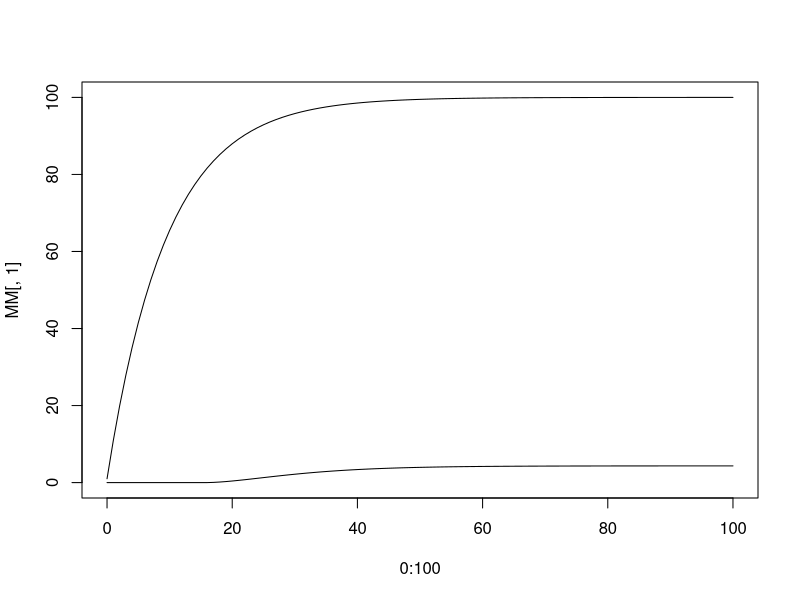
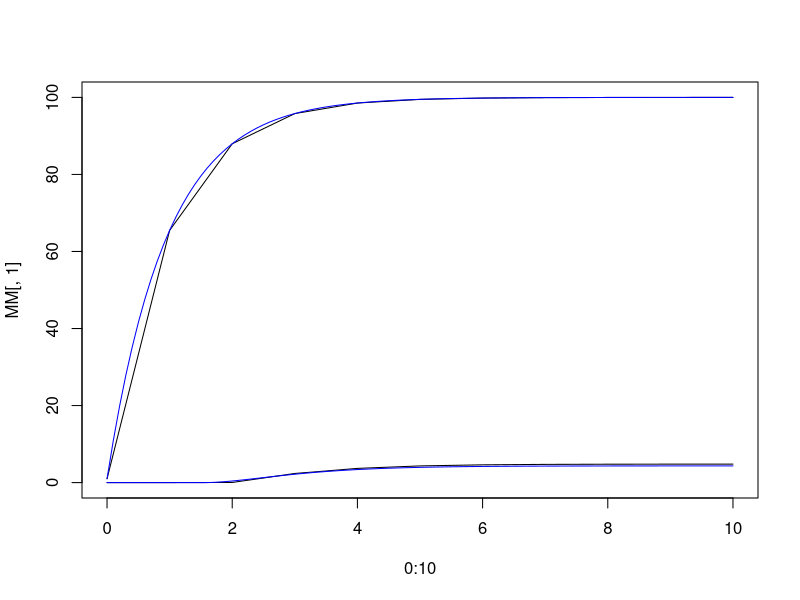
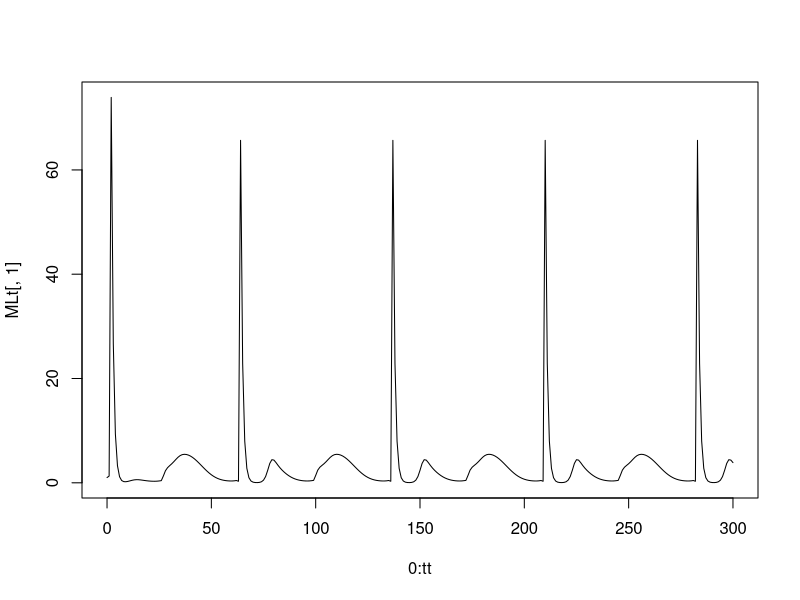
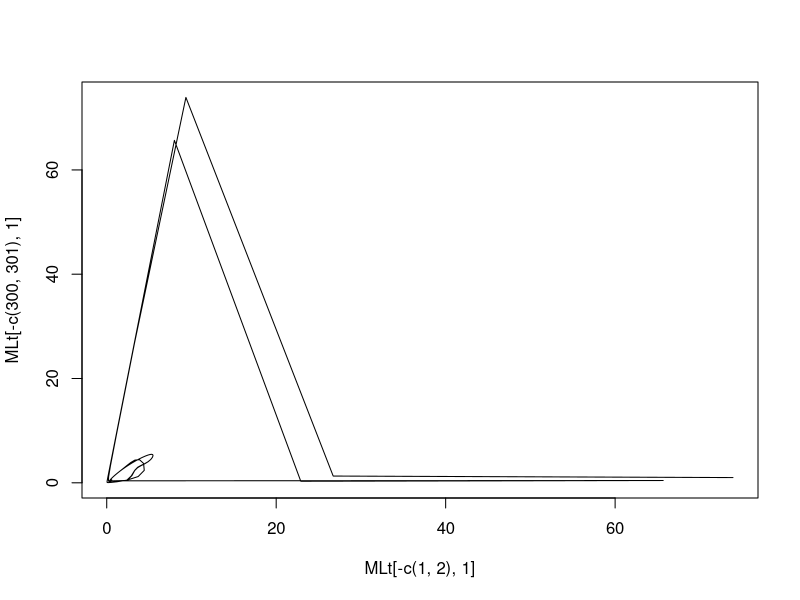

These figures' R source, in order: (Note: this script raises an error after producing the figures.)
## ---- chunk 1
knitr::opts_chunk$set(echo = TRUE)
## ---- chunk 2

P = list(p=.9, f=0.3, Q=0.95, n=16, lambda=10)

makeInit = function(P){
  with(P,list(M=1, Y=rep(0, n), Z=0)) 
}

MOS = makeInit(P) 

dMdt = function(kappa,t,MOS,P){with(c(MOS,P),{
  tt = t%%n+1
  M = lambda + p*M
  Z = p*(Z + Y[tt])
  Y[tt] = (1-(1-kappa)^(f*Q))*(M-sum(Y)-Z)*p^n
  list(M=M,Y=Y,Z=Z)
})}

MM=c(MOS$M, MOS$Z)
for(t in 1:100){
  MOS = dMdt(0.1,t,MOS,P)
  MM = rbind(MM, c(MOS$M, MOS$Z))
}

plot(0:100, MM[,1], type = "l", ylim = range(0,MM))
lines(0:100, MM[,2])
MM1 <- MM
## ---- chunk 3

MOSd = list(M=1, Y1=0, Y2=0, Y3=0, Z=0)

makeEIPp = function(n,d){
}

makePd = function(d, P){with(P,{
 P$D = (1-p^d)/(1-p)
 P$N = (1-p^n)/(1-p)
 P$pd = p^d
 P$d = d 
 if(n <= d){
   P$pD = p^P$D
   P$EIP1 = P$D/P$N
   P$EIP2 = 0
   P$EIP3 = 0 
 }
 if(n>d & n <= 2*d){
   P$pD = p^P$N
   P$EIP1 = P$D/P$N
   P$EIP2 = 1-P$D/P$N  
   P$EIP3 = 0
 }
 if(n > 2*d){
   P$pD = p^P$N
   P$EIP1 = 0
   P$EIP2 = P$D/P$N
   P$EIP3 = 1-P$D/P$N
 }
 P
})}

Pd = makePd(10, P)

deltaM = function(kappa,MOS,Pd){with(c(MOS,Pd),{
  Z = pd*Z+ pD*(EIP1*Y1 + EIP2*Y2 + EIP3*Y3)  
  Y3 = (1-EIP2)*Y2*pd + (1-EIP3)*Y3*pd
  Y2 = (1-EIP1)*Y1*pd
  Y1 = (1-(1-f*Q*kappa)^d)*(M-Y1-Y2-Y3-Z)*pD
  M = pd*M + lambda*D
  
  list(M=M,Y1=Y1,Y2=Y2,Y3=Y3,Z=Z)
})}

MM=c(MOSd$M, MOSd$Z)
for(t in 1:10){
  MOSd = deltaM(0.1,MOSd,Pd)
  MM = rbind(MM, c(MOSd$M, MOSd$Z))
}

plot(0:10, MM[,1], type = "l", ylim = range(0,MM))
lines(0:10, MM[,2])

lines(0:100/10, MM1[,1], col = "blue")
lines(0:100/10, MM1[,2], col = "blue")

## ---- chunk 4
S0 = function(t, d=10){
 1 
}

S1 = function(t,d=10){
  dy = 365/d
  tt = t%%dy+1 
  1 + sin(2*pi*tt/dy)
}
#tt = 1:73
#plot(tt, K1(tt), type = "l")

Q0 = function(L, K,  b=.003){
   1 - exp(L*b)/(exp(K*b) +exp(L*b))   
}

L = 1:2000

#plot(L, Q0(L,1000), type =  "l")

deltaML = function(t, ML, K=1000, S=S1, Q=Q0, l=.0001, s=.996, p=0.9, d=10, G=6){with(as.list(ML),{
  KK=K*S(t,d)
  QQ = Q(L,KK)
  L = L*s^d*exp(-l*L/KK)
  M = p^d*M + QQ*L
  L = (1-QQ)*L + G*d*M
  c(M=M,L=L)
})}

ML = c(M=1, L=1)
MLt= ML
tt=300
for(t in 1:tt){
  ML = deltaML(t, ML)
  MLt = rbind(MLt, ML)
}
plot(0:tt, MLt[,1], type = "l")

## ---- chunk 5
plot(MLt[-c(1,2),1], MLt[-c(300,301),1], type = "l")
## ---- chunk 6
deltaM = function(kappa,MOS,Pd){with(c(MOS,Pd),{
  Z = pd*Z+ pD*(EIP1*Y1 + EIP2*Y2 + EIP3*Y3)  
  Y3 = (1-EIP2)*Y2*pd + (1-EIP3)*Y3*pd
  Y2 = (1-EIP1)*Y1*pd
  Y1 = (1-(1-f*Q*kappa)^d)*(M-Y1-Y2-Y3-Z)*pD
  M = pd*M + L
  L = nu*f*M*d + 
  list(M=M,Y1=Y1,Y2=Y2,Y3=Y3,Z=Z,L=L)
})}

Pd$nu = 10
Pd$K = 100

MOSd = list(M=1, Y1=0, Y2=0, Y3=0, Z=0, R=10, L=0)
MM=c(MOSd$M, MOSd$R, MOSd$Z)
for(t in 1:100){
  MOSd = deltaM(0.1,MOSd,Pd)
  MM = rbind(MM, c(MOSd$M, MOSd$R, MOSd$Z))
}

plot(0:100, MM[,1], type = "l", ylim = range(0,MM))
lines(0:100, MM[,3])

